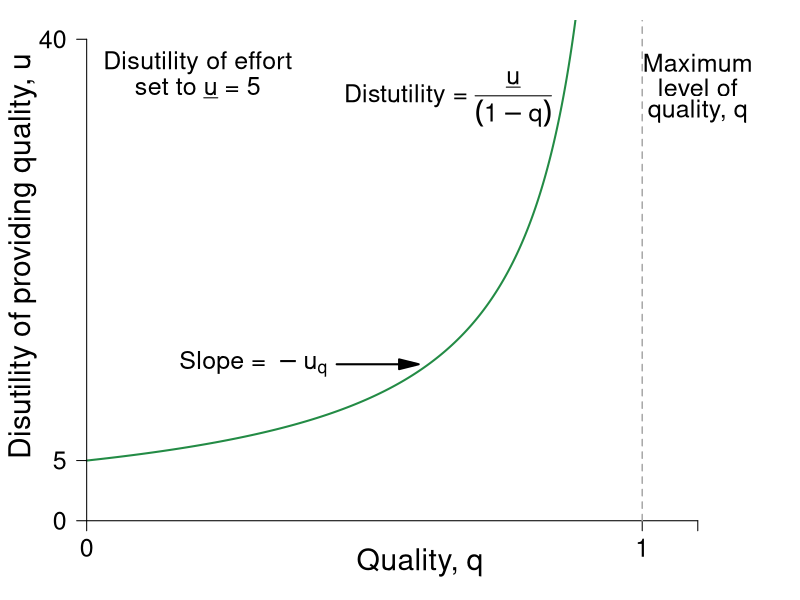

Source code (R):
require(ggplot2)
require(shape)
require(plotrix)
pdf(file = "information_power/ch11_fig2.pdf", width = 9, height = 7)

#Set parameters for graphics
pointsize <- 1.8
axislabelsize <- 1.8
labelsize <- 1.5
namesize <- 1.8
annotatesize <- 1.5
graphlinewidth <- 2
segmentlinewidth <- 1.5

disutilityFn <- function(q, delta = 5) {
  delta /(1 - q)
}

#COL <- c("#1B9E77", "#D95F02", "#7570B3", "#E7298A", "#66A61E", "#E6AB02", "#A6761D", "#666666")
COL <- c("#238b45","#7fc97f", "#beaed4", "#fdc086", "#ffff99")
par(mar =  c(3, 3, 1, 1))
xlims <- c(0, 1.2)
ylims <- c(0, 40)


plot(0, 0, xlim = xlims, ylim = ylims, type = "n",
     xlab = expression(paste(""), cex = axislabelsize),
     ylab = expression(paste(""), cex = axislabelsize),
     xaxt = "n", yaxt = "n", cex.lab = axislabelsize, bty = "n")

npts <- 500 
npts2 <- 501
#Specify the sequences of points for graphing. 
xx1 <- seq(xlims[1], 0.9, length.out = npts)
xx2 <- seq(xlims[1], xlims[2], length.out = npts)
xx3 <- seq(xlims[1], xlims[2], length.out = npts2)
xx4 <- seq(xlims[1], 25, length.out = npts2)

#Draw the lines for the graphs
lines(xx1, disutilityFn(xx1), col = COL[1], lwd = graphlinewidth)
#lines(xx2, solowCondition(xx2, delta = 5), col = COL[3], lwd = 4)
#lines(xx2, solowInfeas(xx2, delta = 5), col = COL[1], lwd = 4, lty = 2)

#Customize ticks and labels for the plot
ticksy <- c(0, 5, 40)
ylabels <- c(0, 5, 40)
ticksx <- c(0, 1, 1.1)
xlabels <- c(0, 1.0, NA)
axis(1, at = ticksx, pos = 0, labels = xlabels, cex.axis = labelsize)
axis(2, at = ticksy, pos = 0, labels = ylabels, las = 1, cex.axis = labelsize)

# Axis labels 
text(0.5*xlims[2], -3.5, expression(paste("Quality, ", q)), xpd = TRUE, cex = axislabelsize) 
text(-0.115, 0.55*ylims[2], expression(paste("Disutility of providing quality, ", u)), xpd = TRUE, cex = axislabelsize, srt = 90) 

#Annotation of the  graphs
text(0.65, 35, expression(paste("Distutility = ", frac(underline("u"), (1 - q)))), cex = labelsize)

#Line for the absolute maximum quality
segments(1, 0, 1, 42, lty = 2, lwd = 1.5, col = "darkgray")

#Arrow to Slope of BRF
Arrows(0.45, 13, 0.58, 13, col = "black", lty = 1, lwd = 2, arr.type = "triangle")
text(0.3, 13, expression(paste("Slope = " - u[q])), cex = labelsize)

#Text to indicate delta = 5
text(0.2, 38, expression(paste("Disutility of effort")), cex = labelsize)
text(0.2, 36, expression(paste("set to ", underline("u"), " = 5")), cex = labelsize)

#Text for max quality
text(1.1, 38, expression(paste("Maximum")), cex = labelsize)
text(1.1, 36, expression(paste("level of")), cex = labelsize)
text(1.1, 34, expression(paste("quality, q")), cex = labelsize)


dev.off()
